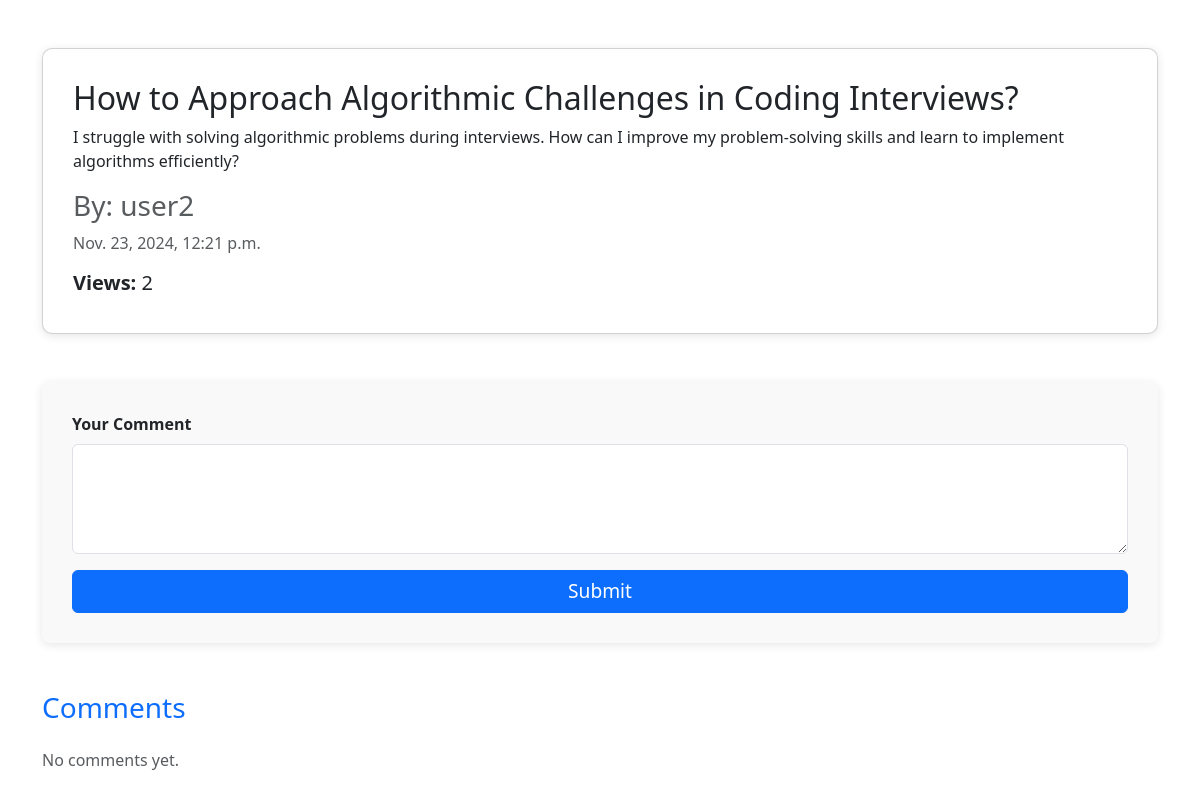
/forum/posts/2/ (signed in), run on the app's committed database.
### forum/models.py (models this page shows, shortened)
class Post(models.Model):
    title = models.CharField(max_length=255)
    text = models.TextField()
    created_at = models.DateTimeField(auto_now_add=True)
    branch = models.ForeignKey(Branch, on_delete=models.CASCADE)
    author = models.ForeignKey(User, on_delete=models.CASCADE)
    views = models.PositiveIntegerField(default=0)

### forum/views.py (the view)
# urls.py: path('posts/<int:post_id>/', views.show_post, name='post')
@login_required
def show_post(request, post_id):
    if request.method == 'POST':
        form = CommentForm(request.POST)
        if form.is_valid():
            comment = form.save(commit=False)
            comment.author = request.user
            comment.post = Post.objects.get(id=post_id)
            comment.save()
            return redirect('post', post_id=post_id)
    else:
        form = CommentForm()
    post = get_object_or_404(Post, id=post_id)
    viewed_posts = request.session.get('viewed_posts', [])
    if post_id not in viewed_posts:
        post.views += 1
        post.save()
        viewed_posts.append(post_id)
        request.session['viewed_posts'] = viewed_posts
    comments = Comment.objects.filter(post=post)
    return render(request, 'forum/show_post.html', {'post': post, 'comments': comments, 'form': form})

### forum/forms.py
class CommentForm(forms.ModelForm):
    class Meta:
        model = Comment
        fields = ['text']

### forum/templates/forum/show_post.html (shortened to what this page needs)
<!DOCTYPE html>
<html lang="en">
<head>
    <link href="https://cdn.jsdelivr.net/npm/bootstrap@5.3.2/dist/css/bootstrap.min.css" rel="stylesheet">
</head>
<body>
    <div class="container mt-5">
        <div id="post" class="mb-5">
            <div class="card post-card mb-4">
                <div class="card-body post-card-body">
                    <h1 class="card-title">{{ post.title }}</h1>
                    <p class="card-text">{{ post.text }}</p>
                    <h3 class="text-muted">By: {{ post.author }}</h3>
                    <p class="text-muted">{{ post.created_at }}</p>
                    <h5><strong>Views:</strong> {{ post.views }}</h5>
                </div>
            </div>
        </div>
        <div class="form-container mb-5">
            <form method="post" action="#">
                <div class="mb-3">
                    <label for="commentText" class="form-label">Your Comment</label>
                    <textarea id="commentText" name="text" class="form-control w-100" rows="4"></textarea>
                </div>
                <button type="submit" class="btn btn-primary">Submit</button>
            </form>
        </div>
        <div id="comments">
            <h3 class="mb-4 text-primary">Comments</h3>
            {% if comments %}
                {% for comment in comments %}
                    <div class="comment mb-3 p-3 border rounded shadow-sm">
                        <h5 class="mb-2 font-weight-bold">{{ comment.author }}</h5>
                        <p>{{ comment.text }}</p>
                        <h6 class="text-muted">{{ comment.created_at }}</h6>
                    </div>
                {% endfor %}
            {% else %}
                <p class="text-muted">No comments yet.</p>
            {% endif %}
        </div>
    </div>
</body>
</html>

### forum/templates/forum/show_post.html (style rules this page uses)
.post-card { box-shadow: 0 2px 10px rgba(0, 0, 0, 0.1); border-radius: 10px; }
.post-card-body { padding: 30px; }
.post-card h1 { font-size: 2rem; }
.form-container { background-color: #f9f9f9; padding: 30px; border-radius: 8px; box-shadow: 0 2px 10px rgba(0, 0, 0, 0.1); }
.form-container .form-label { font-weight: 600; }
.form-container button { width: 100%; font-size: 1.2rem; }

### data on the page
Post: title "How to Approach Algorithmic Challenges in Coding Interviews?", text "I struggle with solving algorithmic problems during interviews. How can I improve my problem-solving skills and learn to implement algorithms efficiently?", author "user2", created_at "Nov. 23, 2024, 12:21 p.m.", views "2"
